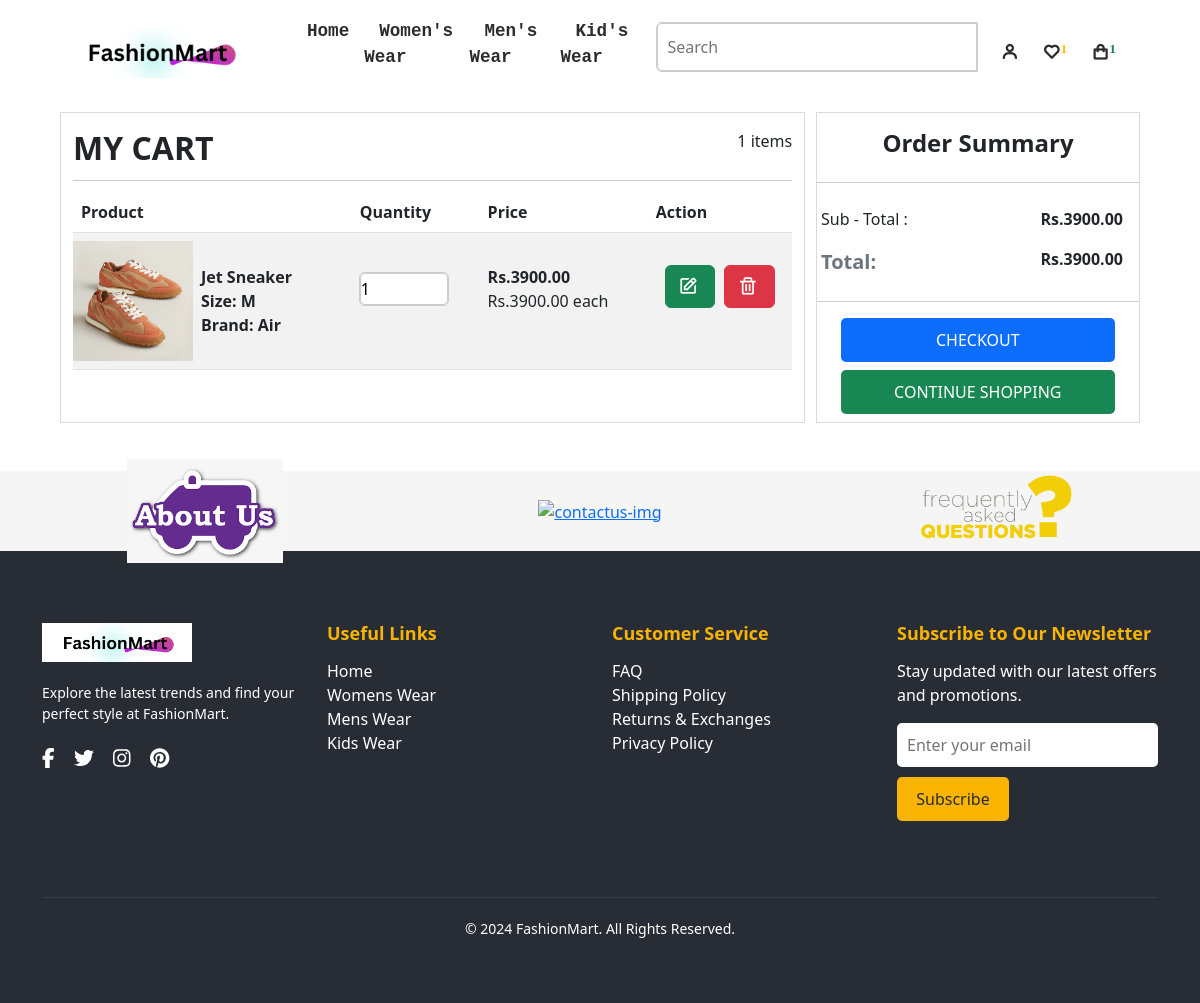
The app's page /cart/ (signed in) with its own data.
### myeSite/models.py (models this page shows, shortened)
class CartSystem(models.Model):
    user = models.ForeignKey(User, on_delete=models.CASCADE)
    product = models.ForeignKey(Product, on_delete=models.CASCADE)
    quantity = models.PositiveIntegerField(default=1)
    size = models.CharField(max_length=50)
    brand = models.ForeignKey(Brand, on_delete=models.CASCADE)

class Product(models.Model):
    name = models.CharField(max_length=255)
    code = models.CharField(max_length=8, default='361SVT', blank=True, null=True)
    description = models.TextField()
    stock_status = models.CharField(max_length=50, default='In Stock')
    old_price = models.DecimalField(max_digits=10, decimal_places=2, default=500,  null=True, blank=True)
    new_price = models.DecimalField(max_digits=10, decimal_places=2, default=400, null=False, blank=False)
    discount_price = models.DecimalField(max_digits=10, decimal_places=2, default=100,  null=True, blank=True)
    brand = models.ForeignKey(Brand, on_delete=models.CASCADE)
    category = models.ForeignKey(Category, on_delete=models.CASCADE)
    subcategory = models.ForeignKey(Subcategory, on_delete=models.CASCADE)
    image = models.ImageField(upload_to='product_images/')
    sizes = models.ManyToManyField(Size)
    isnew = models.BooleanField(default=False)
    is_featured = models.BooleanField(default=False)
    search_keywords = models.CharField(max_length=100, blank=True, null=True, default="search_keyword_here")

class Brand(models.Model):
    name = models.CharField(max_length=255)

### myeSite/views.py (the view)
# urls.py: path('cart/', views.cart, name='cart'),
def cart(request):
    if request.user.is_authenticated:
        cart_items = CartSystem.objects.filter(user=request.user).order_by('-id')
        for item in cart_items:
            item.total_price = item.quantity * item.product.new_price
    else:
        cart_items = []
        return redirect('login')
    context = {
        'cart_items': cart_items,
    }
    return render(request, 'myeSite/cart_and_wishlist/cart.html', context)

### myeSite/context_processors.py (called while the page is built)
def categories_processor(request):
    categories = Category.objects.all().prefetch_related('subcategories')
    return {'categories': categories}

def wishlist_item_count(request):
    if request.user.is_authenticated:
        wishlist_item_count = Wishlist.objects.filter(user=request.user).count()
    else:
        wishlist_item_count = 0
    return {'wishlist_item_count': wishlist_item_count}

### myeSite/templates/myeSite/cart_and_wishlist/cart.html (shortened to what this page needs)
{% extends "main.html" %}
{% load static %}
{% block cart %}
<div class="cart-outerdiv">
    <div class="cart-details">
        <div class="container mt-3">
            <div class="product_heading d-flex justify-content-between">
                <h2 class="text-dark fw-bold">MY CART</h2>
                <span class="fw-light">{{request.cart_items|length}} items</span>
            </div>
            {% if request.cart_items %}
            <table class="table table-striped table-hover">
                <thead class="thead-dark">
                    <tr>
                        <th>Product</th>
                        <th>Quantity</th>
                        <th>Price</th>
                        <th>Action</th>
                    </tr>
                </thead>
                <tbody>
                    {% for item in cart_items %}
                    <tr>
                        <td>
                            <div class="product_image d-flex align-items-center">
                                <img src="{{item.product.image.url}}" alt="">
                                <div class="image_info ms-2">
                                    <p class="mb-0 m-0 fw-bold">{{ item.product.name }} </p>
                                    <p class="mb-0 m-0 fw-semibold sizeBrand">Size: {{ item.size }}</p>
                                    <p class="mb-0 m-0 fw-semibold sizeBrand">Brand: {{ item.product.brand.name }}</p>
                                </div>
                            </div>
                        </td>
                        <td>
                            <div class="product_quantity">
                                <input type="number" value="{{item.quantity}}" readonly>
                            </div>
                        </td>
                        <td>
                            <div class="product_price">
                                <p class="mb-0 mt-4 fw-bold ms-0">Rs.{{ item.total_price }}</p>
                                <span class="mt-0 ms-0 fw-light">Rs.{{item.product.new_price}} each</span>
                            </div>
                        </td>
                        <td>
                            <div class="cart_action d-flex align-items-center justify-content-evenly">
                                <button type="submit" class="btn btn-success ms-0 mt-4"><a href="{% url 'itemsDetail' item.product.id %}"><i class='bx bx-edit'></i></a></button>
                                <form method="POST" action="{% url 'remove_from_cart' %}">
                                    <button type="submit" class="btn btn-danger ms-0 mt-4"><i class='bx bx-trash'></i></button>
                                </form>
                            </div>
                        </td>
                    </tr>
                    {% endfor %}
                </tbody>
            </table>
            {% else %}
            <p class="text-danger ms-0 fw-bold">Your Cart is Empty.</p>
            <p class="ms-0">Explore our collection and add items to your cart.</p>
            <button class='ms-0 bg bg-secondary mb-2'><a href="{% url 'index' %}" id="browseProduct" class="text-light fw-bold">Browse Products</a></button>
            {% endif %}
        </div>
    </div>
    {% if request.cart_items %}
    <div class="cart_summary h-50">
        <h4 class="text-dark fw-bold text-center mb-4">Order Summary</h4>
        <div class="total_price">
            <div class="subtotal d-flex justify-content-between">
                <p class="text-dark ms-1 fw-light">Sub - Total :</p>
                <p class="text-dark fw-semibold me-3">Rs.{{request.cart_summary.subtotal}}</p>
            </div>
            <div class="subtotal d-flex justify-content-between">
                <p class="text-secondary ms-1 fw-semibold fs-5">Total:</p>
                <p class="text-dark fw-semibold me-3">Rs.{{request.cart_summary.total}}</p>
            </div>
        </div>
            <button class="mb-2 bg-primary"><a href="{% url 'shipping_address' %}">CHECKOUT</a></button><br>
            <button class="mt-0 mb-2 bg-success"><a href="/">CONTINUE SHOPPING</a></button>
    </div>
    {% endif %}
</div>
{% endblock %}

### myeSite/static/myeSite/css/style.css (style rules this page uses)
* { margin: 0; padding: 0; box-sizing: border-box; scroll-behavior: smooth; }
html, body { height: 100%; width: 100%; }
.container { height: 100%; width: 100%; }
button { width: 7rem; padding: 10px; border: none; border-radius: 5px; }
button i { font-size: 1.3rem; color: purple; }
.container { margin-top: 2rem; }
.sortby h6, i { padding-right: 4px; margin-top: 4px; }
.infoaboutproduct p, span { margin: 0; }
.cart_action button i { color: white; }
.cart-outerdiv { height: auto; width: 90%; margin-left: 5%; margin-top: 7rem; display: flex; gap: 1%; margin-bottom: 3rem; }
.cart-details { height: auto; width: 69%; border: 1px solid #dadada; }
.cart-details button { width: 25%; }
.cart_summary { height: 10rem; width: 30%; border: 1px solid #dadada; }
.cart_summary h4 { border-bottom: 1px solid #ccc; padding-bottom: 1.5rem; margin-top: 1rem; }
.product_image img { height: 120px; width: 120px; object-fit: contain; margin-left: -8px; }
.product_quantity input { width: 5.5rem; height: 2rem; border-radius: 5px; border: 1px solid #ccc; outline: 1px solid #ccc; margin-top: 2rem; }
.product_heading { border-bottom: 1px solid #ccc; padding-bottom: 0.3rem; margin-bottom: 0.7rem; }
.cart_action button { width: auto; }
.total_price { border-bottom: 1px solid #ccc; padding-bottom: 0.5rem; margin-bottom: 1rem; }
.cart_summary button { width: 85%; margin-left: 1.5rem; }
.cart_summary button a { color: #fff; text-decoration: none; }

### records on screen
CartSystem: product.image (picture), product.name "Jet Sneaker", size "M", product.brand.name "Air", quantity "1", total_price "3900.00", product.new_price "3900.00"

### other values on screen
{{ wishlist_item_count }} "1"
{{ request.cart_items|length }} "1"
{{ request.cart_summary.subtotal }} "3900.00"
{{ request.cart_summary.total }} "3900.00"
